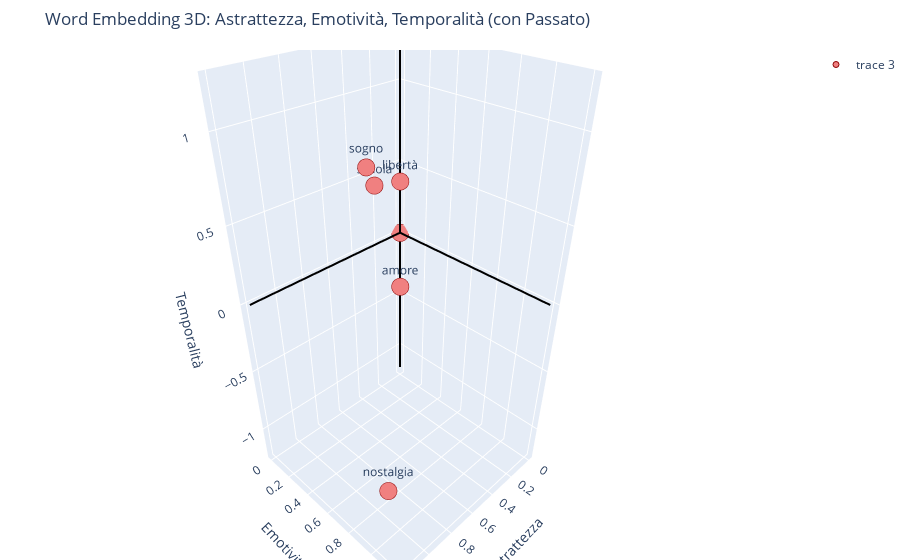

The code cell stored with this chart in its notebook:
### Markdown cell above
**Un altro esempio di dimensioni semantiche**

### Code cell
import plotly.graph_objects as go

# Nuove parole e coordinate: (Astrattezza, Emotività, Temporalità)
parole = {
    "amore"     : (1, 1, 0.5),
    "macchina"  : (0, 0, 0),
    "libertà"   : (1, 1, 1),
    "scuola"    : (0.5, 0.3, 0.6),
    "sogno"     : (1, 0.8, 1),
    "pane"      : (0, 0, 0),
    "nostalgia" : (1, 0.9, -1),  # Valore temporale negativo per il passato
}

x = [v[0] for v in parole.values()]
y = [v[1] for v in parole.values()]
z = [v[2] for v in parole.values()]
labels = list(parole.keys())

# Assi evidenziati in nero
assi = [
    go.Scatter3d(x=[0, 1.2], y=[0, 0], z=[0, 0], mode='lines', line=dict(color='black', width=4), showlegend=False),
    go.Scatter3d(x=[0, 0], y=[0, 1.2], z=[0, 0], mode='lines', line=dict(color='black', width=4), showlegend=False),
    go.Scatter3d(x=[0, 0], y=[0, 0], z=[-1.2, 1.2], mode='lines', line=dict(color='black', width=4), showlegend=False)
]

# Punti e parole
punti = go.Scatter3d(
    x=x, y=y, z=z,
    mode='markers+text',
    text=labels,
    textposition='top center',
    marker=dict(size=6, color='lightcoral', line=dict(width=1, color='darkred'))
)

fig = go.Figure(data=assi + [punti])
fig.update_layout(
    title='Word Embedding 3D: Astrattezza, Emotività, Temporalità (con Passato)',
    scene=dict(
        xaxis_title='Astrattezza',
        yaxis_title='Emotività',
        zaxis_title='Temporalità',
        xaxis=dict(showspikes=False),
        yaxis=dict(showspikes=False),
        zaxis=dict(showspikes=False)
    ),
    margin=dict(l=0, r=0, b=0, t=50)
)

fig.show()

### Figure 1 — Plotly figure (JSON) as saved in the notebook; plotly's stock layout.template omitted (floating-point values rounded to 4 significant figures)
{"data": [{"line": {"color": "black", "width": 4}, "mode": "lines", "showlegend": false, "type": "scatter3d", "x": [0, 1.2], "y": [0, 0], "z": [0, 0]}, {"line": {"color": "black", "width": 4}, "mode": "lines", "showlegend": false, "type": "scatter3d", "x": [0, 0], "y": [0, 1.2], "z": [0, 0]}, {"line": {"color": "black", "width": 4}, "mode": "lines", "showlegend": false, "type": "scatter3d", "x": [0, 0], "y": [0, 0], "z": [-1.2, 1.2]}, {"marker": {"color": "lightcoral", "line": {"color": "darkred", "width": 1}, "size": 6}, "mode": "markers+text", "text": ["amore", "macchina", "libertà", "scuola", "sogno", "pane", "nostalgia"], "textposition": "top center", "type": "scatter3d", "x": [1, 0, 1, 0.5, 1, 0, 1], "y": [1, 0, 1, 0.3, 0.8, 0, 0.9], "z": [0.5, 0, 1, 0.6, 1, 0, -1]}], "layout": {"margin": {"b": 0, "l": 0, "r": 0, "t": 50}, "scene": {"xaxis": {"showspikes": false, "title": {"text": "Astrattezza"}}, "yaxis": {"showspikes": false, "title": {"text": "Emotività"}}, "zaxis": {"showspikes": false, "title": {"text": "Temporalità"}}}, "title": {"text": "Word Embedding 3D: Astrattezza, Emotività, Temporalità (con Passato)"}}}
